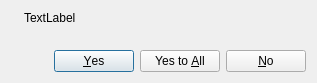
<?xml version="1.0" encoding="UTF-8"?>
<ui version="4.0">
 <class>ReplaceDialog</class>
 <widget class="QDialog" name="ReplaceDialog">
  <property name="geometry">
   <rect>
    <x>0</x>
    <y>0</y>
    <width>317</width>
    <height>83</height>
   </rect>
  </property>
  <property name="windowTitle">
   <string>Dialog</string>
  </property>
  <layout class="QVBoxLayout" name="verticalLayout">
   <item>
    <layout class="QFormLayout" name="formLayout">
     <item row="0" column="0">
      <widget class="QLabel" name="label_icon">
       <property name="sizePolicy">
        <sizepolicy hsizetype="Fixed" vsizetype="Fixed">
         <horstretch>0</horstretch>
         <verstretch>0</verstretch>
        </sizepolicy>
       </property>
       <property name="text">
        <string/>
       </property>
       <property name="pixmap">
        <pixmap resource="res.qrc">:/icons/icons/question.png</pixmap>
       </property>
       <property name="scaledContents">
        <bool>false</bool>
       </property>
      </widget>
     </item>
     <item row="0" column="1">
      <widget class="QLabel" name="label_text">
       <property name="text">
        <string>TextLabel</string>
       </property>
      </widget>
     </item>
    </layout>
   </item>
   <item>
    <widget class="QDialogButtonBox" name="buttonBox">
     <property name="orientation">
      <enum>Qt::Horizontal</enum>
     </property>
     <property name="standardButtons">
      <set>QDialogButtonBox::No|QDialogButtonBox::Yes|QDialogButtonBox::YesToAll</set>
     </property>
    </widget>
   </item>
  </layout>
 </widget>
 <resources>
  <include location="res.qrc"/>
 </resources>
 <connections>
  <connection>
   <sender>buttonBox</sender>
   <signal>accepted()</signal>
   <receiver>ReplaceDialog</receiver>
   <slot>accept()</slot>
   <hints>
    <hint type="sourcelabel">
     <x>248</x>
     <y>254</y>
    </hint>
    <hint type="destinationlabel">
     <x>157</x>
     <y>274</y>
    </hint>
   </hints>
  </connection>
  <connection>
   <sender>buttonBox</sender>
   <signal>rejected()</signal>
   <receiver>ReplaceDialog</receiver>
   <slot>reject()</slot>
   <hints>
    <hint type="sourcelabel">
     <x>316</x>
     <y>260</y>
    </hint>
    <hint type="destinationlabel">
     <x>286</x>
     <y>274</y>
    </hint>
   </hints>
  </connection>
 </connections>
</ui>
